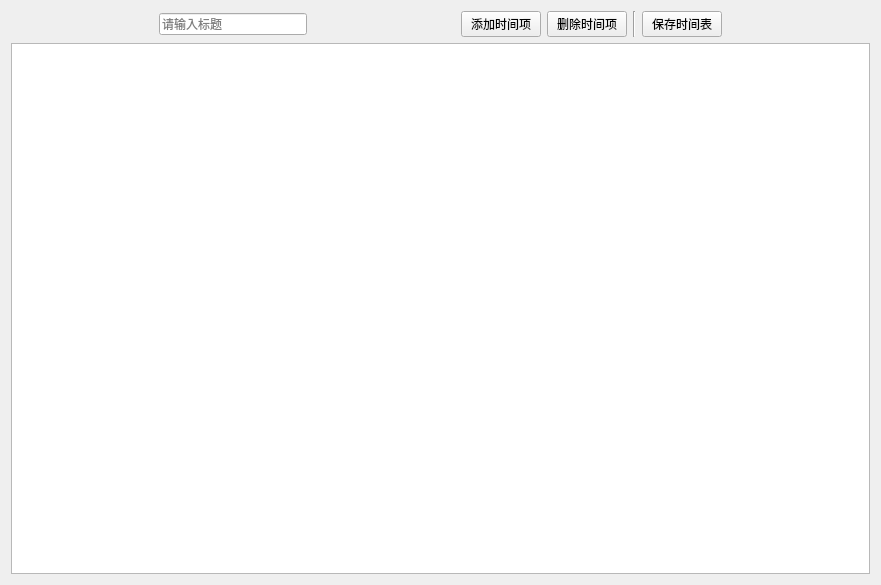
<?xml version="1.0" encoding="UTF-8"?>
<ui version="4.0">
 <class>CDailyScheduleEditor</class>
 <widget class="QWidget" name="CDailyScheduleEditor">
  <property name="geometry">
   <rect>
    <x>0</x>
    <y>0</y>
    <width>881</width>
    <height>585</height>
   </rect>
  </property>
  <property name="windowTitle">
   <string>添加日作息时间表</string>
  </property>
  <layout class="QVBoxLayout" name="verticalLayout">
   <item>
    <layout class="QHBoxLayout" name="horizontalLayout">
     <item>
      <spacer name="horizontalSpacer">
       <property name="orientation">
        <enum>Qt::Horizontal</enum>
       </property>
       <property name="sizeHint" stdset="0">
        <size>
         <width>40</width>
         <height>20</height>
        </size>
       </property>
      </spacer>
     </item>
     <item>
      <widget class="QLineEdit" name="leScheduleName">
       <property name="placeholderText">
        <string>请输入标题</string>
       </property>
      </widget>
     </item>
     <item>
      <spacer name="horizontalSpacer_3">
       <property name="orientation">
        <enum>Qt::Horizontal</enum>
       </property>
       <property name="sizeHint" stdset="0">
        <size>
         <width>40</width>
         <height>20</height>
        </size>
       </property>
      </spacer>
     </item>
     <item>
      <widget class="QPushButton" name="btnAdd">
       <property name="text">
        <string>添加时间项</string>
       </property>
      </widget>
     </item>
     <item>
      <widget class="QPushButton" name="btnSub">
       <property name="text">
        <string>删除时间项</string>
       </property>
      </widget>
     </item>
     <item>
      <widget class="Line" name="line">
       <property name="orientation">
        <enum>Qt::Vertical</enum>
       </property>
      </widget>
     </item>
     <item>
      <widget class="QPushButton" name="btnSave">
       <property name="text">
        <string>保存时间表</string>
       </property>
      </widget>
     </item>
     <item>
      <spacer name="horizontalSpacer_2">
       <property name="orientation">
        <enum>Qt::Horizontal</enum>
       </property>
       <property name="sizeHint" stdset="0">
        <size>
         <width>40</width>
         <height>20</height>
        </size>
       </property>
      </spacer>
     </item>
    </layout>
   </item>
   <item>
    <widget class="CDailyScheduleTableView" name="tableView"/>
   </item>
  </layout>
 </widget>
 <customwidgets>
  <customwidget>
   <class>CDailyScheduleTableView</class>
   <extends>QTableView</extends>
   <header>DailyScheduleTableView.h</header>
  </customwidget>
 </customwidgets>
 <resources/>
 <connections/>
</ui>
